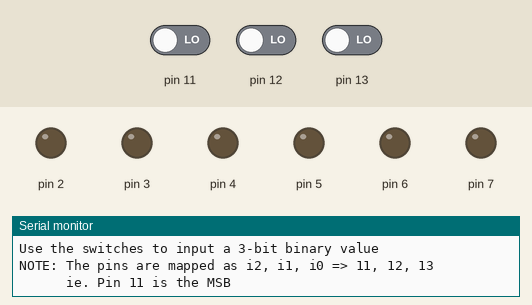
The sketch below on a simulated Arduino Uno, built with avr-gcc and run on an emulated ATmega328P. On the bench: output pins drawn as LEDs (lit = HIGH), the last lines printed to the serial monitor. The test bench sets the inputs (shaded band); at power-on: pin 11 LOW, pin 12 LOW, pin 13 LOW. Pins used as bus, display or sensor lines are not drawn.

Above: at 1.3 s.
1.4 s: pin 11 driven HIGH
At 2.0 s:
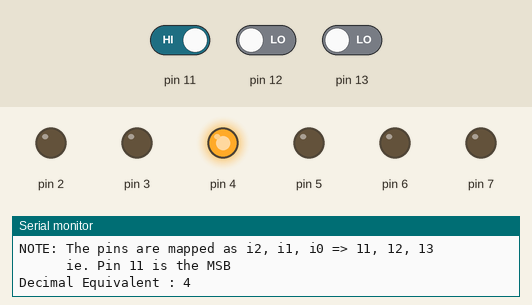
2.9 s: pin 12 driven HIGH
At 3.2 s:
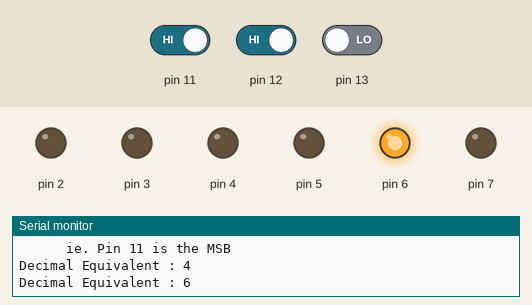
4.4 s: pin 13 driven HIGH
At 5.5 s:
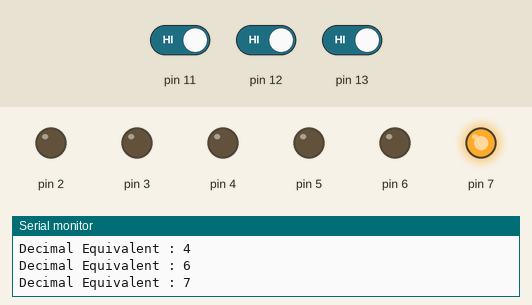
5.9 s: pin 11 driven LOW
At 6.7 s:
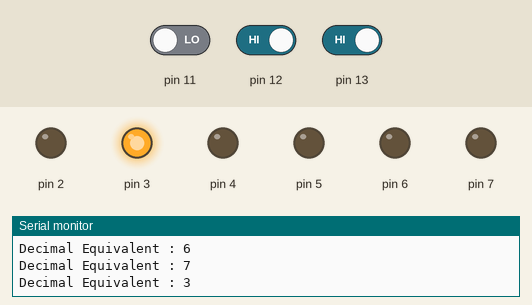
7.4 s: pin 13 driven LOW
At 7.8 s:
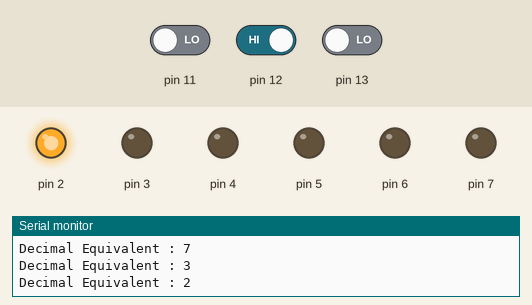
8.9 s: pin 12 driven LOW
At 10.2 s:
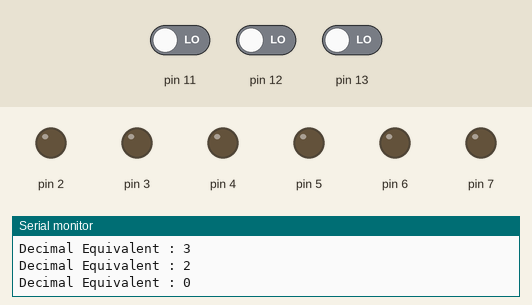
Timing chart, 0 to 11.4 s (numbered marks = the images above; inputs shaded):
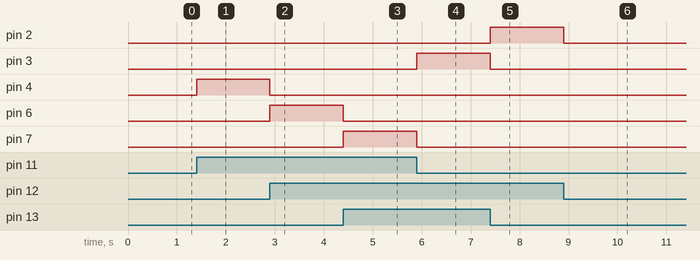

The sketch:

bin2dec.ino
```cpp
bool i0 = false;
bool i1 = false;
bool i2 = false;

int current = 0;
int previous = 0;

void setup() {

  for (int i = 0; i < 8; ++i) {
    pinMode(i, OUTPUT);
  }

  pinMode(11, INPUT);
  pinMode(12, INPUT);
  pinMode(13, INPUT);

  Serial.begin(9600);
  Serial.println("Initialized Serial Communication");

  Serial.println("Convert Binary to Decimal");

  Serial.println("Use the switches to input a 3-bit binary value ");

  Serial.println("NOTE: The pins are mapped as i2, i1, i0 => 11, 12, 13");

  Serial.println("      ie. Pin 11 is the MSB");
}

void clearDIO() {
  for (int i = 0; i < 8; ++i) {
    digitalWrite(i, LOW);
  }
}

int readBinaryToDecimal() {

  int sum = 0;

  if (digitalRead(13) == HIGH)
    sum += 1;
  if (digitalRead(12) == HIGH)
    sum += 2;
  if (digitalRead(11) == HIGH)
    sum += 4;

  return sum;


}

void loop() {

  current = readBinaryToDecimal();

  if (current != previous) {

    Serial.print("Decimal Equivalent : ");
    Serial.println(current);

    clearDIO();

    digitalWrite(current, HIGH);

    previous = current;

  }


}
```

Measured:
- after the input at 1.4 s, pin 4: LOW → HIGH at once
- after the input at 2.9 s, pin 4: HIGH → LOW at once; pin 6: LOW → HIGH at once
- after the input at 4.4 s, pin 6: HIGH → LOW at once; pin 7: LOW → HIGH at once
- after the input at 5.9 s, pin 3: LOW → HIGH at once; pin 7: HIGH → LOW at once
- after the input at 7.4 s, pin 2: LOW → HIGH at once; pin 3: HIGH → LOW at once
- after the input at 8.9 s, pin 2: HIGH → LOW at once
